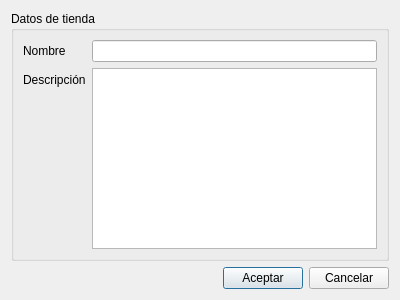
<?xml version="1.0" encoding="UTF-8"?>
<ui version="4.0">
 <class>StoreAddDialog</class>
 <widget class="QDialog" name="StoreAddDialog">
  <property name="geometry">
   <rect>
    <x>0</x>
    <y>0</y>
    <width>400</width>
    <height>300</height>
   </rect>
  </property>
  <property name="windowTitle">
   <string>Adicionar tienda</string>
  </property>
  <layout class="QVBoxLayout" name="verticalLayout">
   <item>
    <widget class="QGroupBox" name="groupBox">
     <property name="title">
      <string>Datos de tienda</string>
     </property>
     <layout class="QFormLayout" name="formLayout">
      <item row="0" column="0">
       <widget class="QLabel" name="nameLabel">
        <property name="text">
         <string>Nombre</string>
        </property>
       </widget>
      </item>
      <item row="0" column="1">
       <widget class="QLineEdit" name="nameEdit"/>
      </item>
      <item row="1" column="0">
       <widget class="QLabel" name="descLabel">
        <property name="text">
         <string>Descripción</string>
        </property>
       </widget>
      </item>
      <item row="1" column="1">
       <widget class="QPlainTextEdit" name="descEdit"/>
      </item>
     </layout>
    </widget>
   </item>
   <item>
    <layout class="QHBoxLayout" name="horizontalLayout">
     <item>
      <spacer name="horizontalSpacer">
       <property name="orientation">
        <enum>Qt::Horizontal</enum>
       </property>
       <property name="sizeHint" stdset="0">
        <size>
         <width>40</width>
         <height>20</height>
        </size>
       </property>
      </spacer>
     </item>
     <item>
      <widget class="QPushButton" name="acceptButton">
       <property name="text">
        <string>Aceptar</string>
       </property>
      </widget>
     </item>
     <item>
      <widget class="QPushButton" name="cancelButton">
       <property name="text">
        <string>Cancelar</string>
       </property>
      </widget>
     </item>
    </layout>
   </item>
  </layout>
 </widget>
 <resources/>
 <connections>
  <connection>
   <sender>cancelButton</sender>
   <signal>clicked()</signal>
   <receiver>StoreAddDialog</receiver>
   <slot>reject()</slot>
   <hints>
    <hint type="sourcelabel">
     <x>362</x>
     <y>279</y>
    </hint>
    <hint type="destinationlabel">
     <x>394</x>
     <y>279</y>
    </hint>
   </hints>
  </connection>
 </connections>
</ui>
